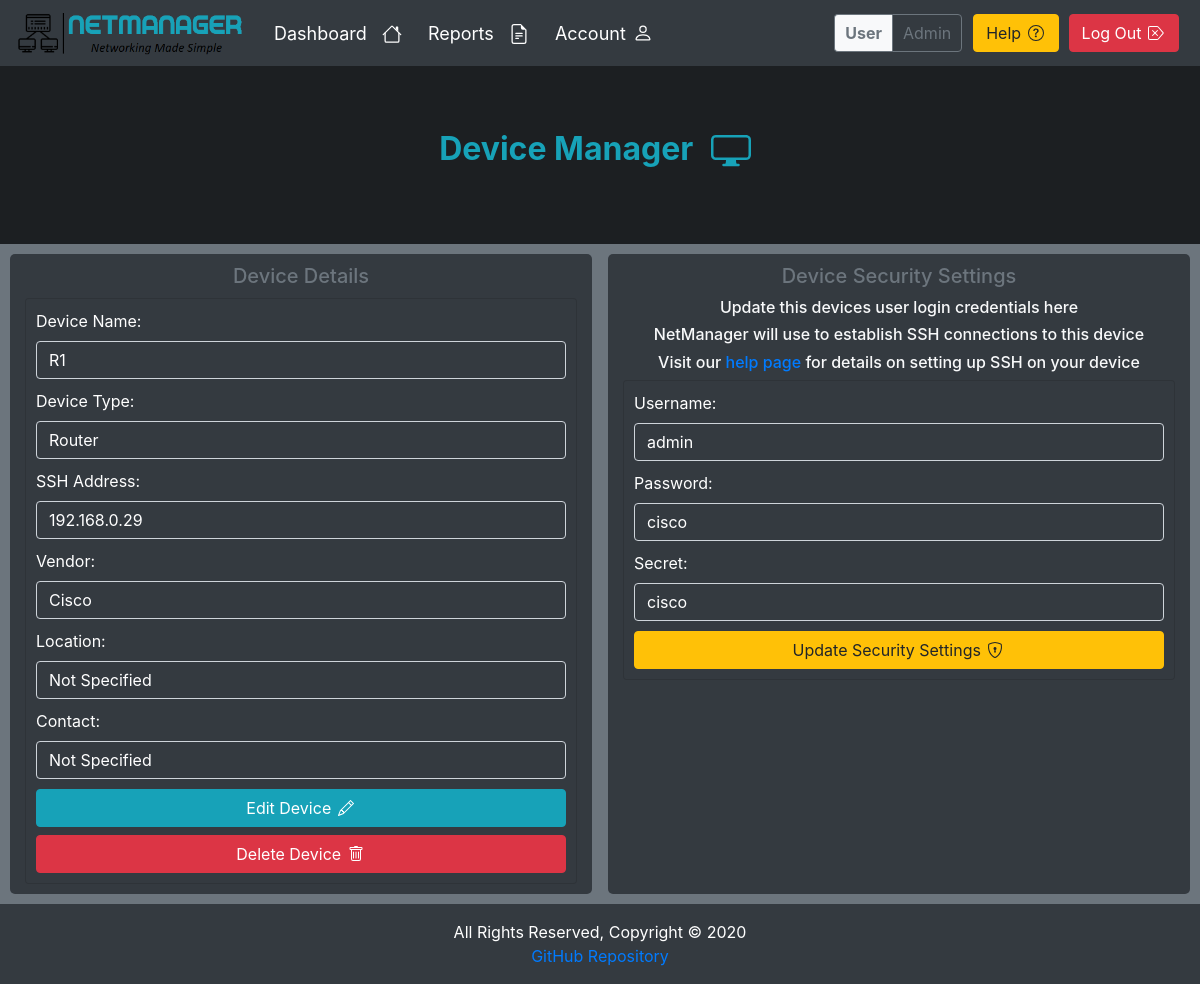
The page /main/details/8/ (signed in) on the database as committed earlier.
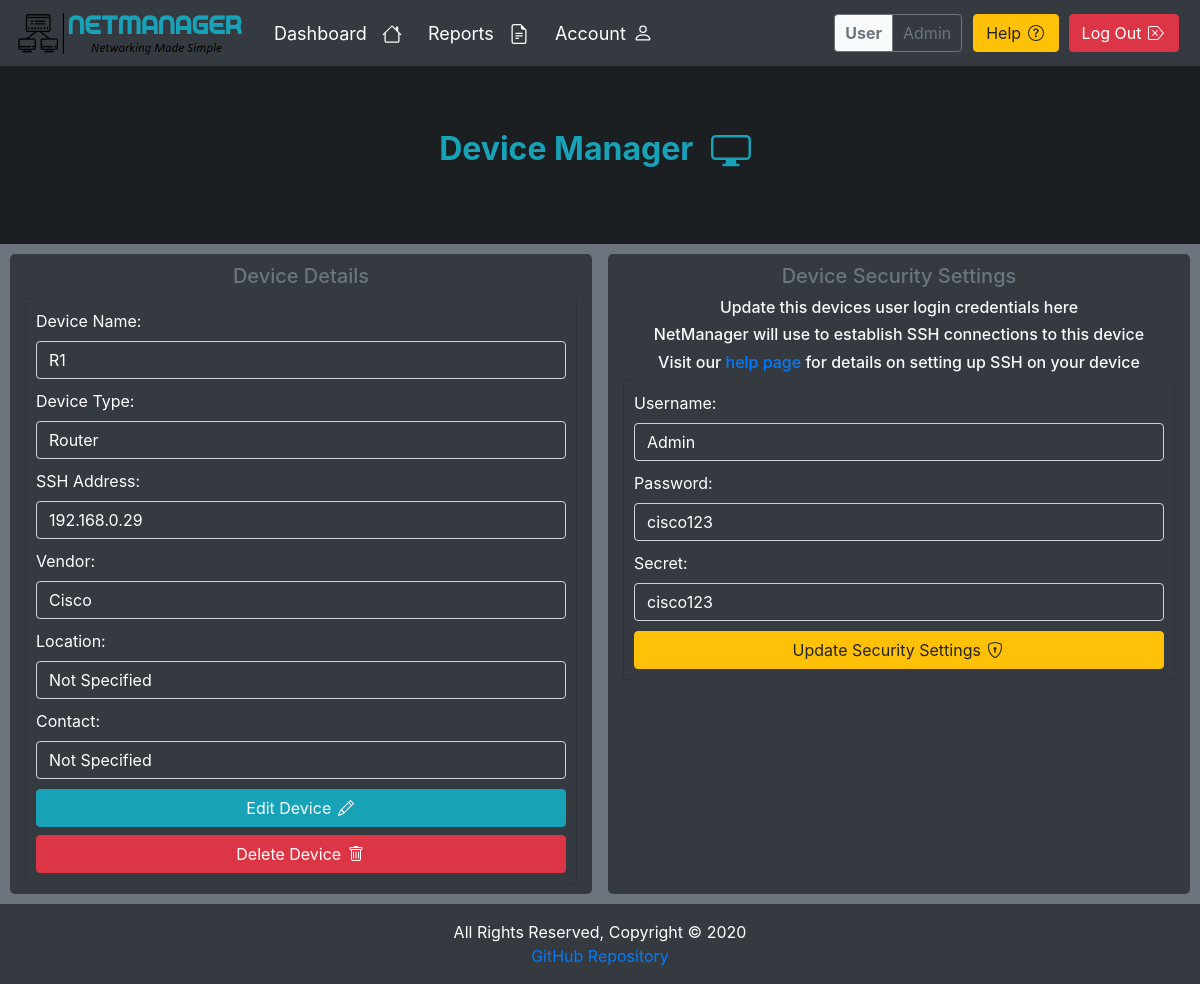
The same page on the database as committed later.
### device/models.py (models this page shows, shortened)
class Device(models.Model):
    user = models.ForeignKey(User, on_delete=models.CASCADE)
    name = models.CharField(max_length=250, null=False)
    type = models.CharField(max_length=250, null=False)
    host = models.CharField(max_length=250, null=False)
    vendor = models.CharField(max_length=250, null=False)
    location = models.CharField(max_length=250, default='Not Specified')
    contact = models.CharField(max_length=250, default='Not Specified')
    username = models.CharField(max_length=250)
    password = models.CharField(max_length=250)
    secret = models.CharField(max_length=250)
    status = models.BooleanField(default=False, editable=False)

### main/views.py (the view)
# urls.py: path('details/<str:device_ID>/', views.details, name='details'),
@login_required
def details(PageRequest, device_ID):
    device = Device.objects.filter(id=device_ID)
    device_form = DeviceForm(PageRequest.POST or None, instance=device.get())
    security_form = SecurityForm(PageRequest.POST or None, instance=device.get())
    args = {'device': device, 'security_form': security_form, 'device_form': device_form}
    return render(PageRequest, 'details.html', args)

### main/forms.py
class SecurityForm(forms.ModelForm):
    username = forms.CharField(widget=forms.TextInput(attrs={'class': 'form-control textbox security', 'disabled': 'true'}))
    password = forms.CharField(widget=forms.TextInput(attrs={'class': 'form-control textbox security', 'disabled': 'true'}))
    secret = forms.CharField(widget=forms.TextInput(attrs={'class': 'form-control textbox security', 'disabled': 'true'}))
    class Meta:
        model = Device
        fields = [
            'username',
            'password',
            'secret',
        ]

### templates/details.html (shortened to what this page needs)
{% include "header.html" %}
<body>
{% load static %}
{% include "navbar.html" %}
<div class="jumbotron jumbotron-fluid mb-0" style="background-color: #1c1f22">
    <div class="container" style="min-width: 100%">
        <h2 class="text-info font-weight-bold">Device Manager
        </h2>
    </div>
</div>
<main class="main container-fluid">
    <div class="widgets-grid">
        <div class="row">
            <div class="col widget table-responsive">
                <h3 class="title">Device Details</h3>
                {% for i in device %}
                    <div class="card card-custom">
                        <form action="{% url 'edit_device' %}" method="post">
                            <div class="text-left mb-2">
                                {{ device_form }}
                            </div>
                            <button class="btn btn-info btn-block mb-2" type="button" id="Edit" title="Edit Device">
                                Edit Device
                            </button>
                        </form>
                        <button class="btn btn-danger btn-block delete" type="button" title="Delete Device"
                                data-toggle="modal" data-target="#DeleteModal" id="{{ i.id }}"
                                onclick="getID(this.id)">
                            Delete Device
                        </button>
                    </div>
                    </div>
                    <div class="col widget table-responsive ml-3">
                        <h3 class="title">Device Security Settings</h3>
                        <h6 class="text-center">Update this devices user login credentials here</h6>
                        <h6>NetManager will use to establish SSH connections to this device</h6>
                        <h6>Visit our <a href="{% url 'help' %}" target="_blank">help page</a> for details on setting up
                            SSH on your device</h6>
                        <div class="card card-custom">
                            <form action="{% url 'update_security' %}" method="post">
                                <div class="text-left mb-2">
                                    {{ security_form }}
                                </div>
                                <button class="btn btn-warning btn-block" type="button" id="Security">
                                    Update Security Settings
                                </button>
                            </form>
                        </div>
                    </div>
                {% endfor %}
        </div>
    </div>
</main>
{% include "footer.html" %}
</body>
</html>

Rows that differ between the two databases and show on the page:
changed Device "Router": username "admin" → "Admin"; password "cisco" → "cisco123"; secret "cisco" → "cisco123"
